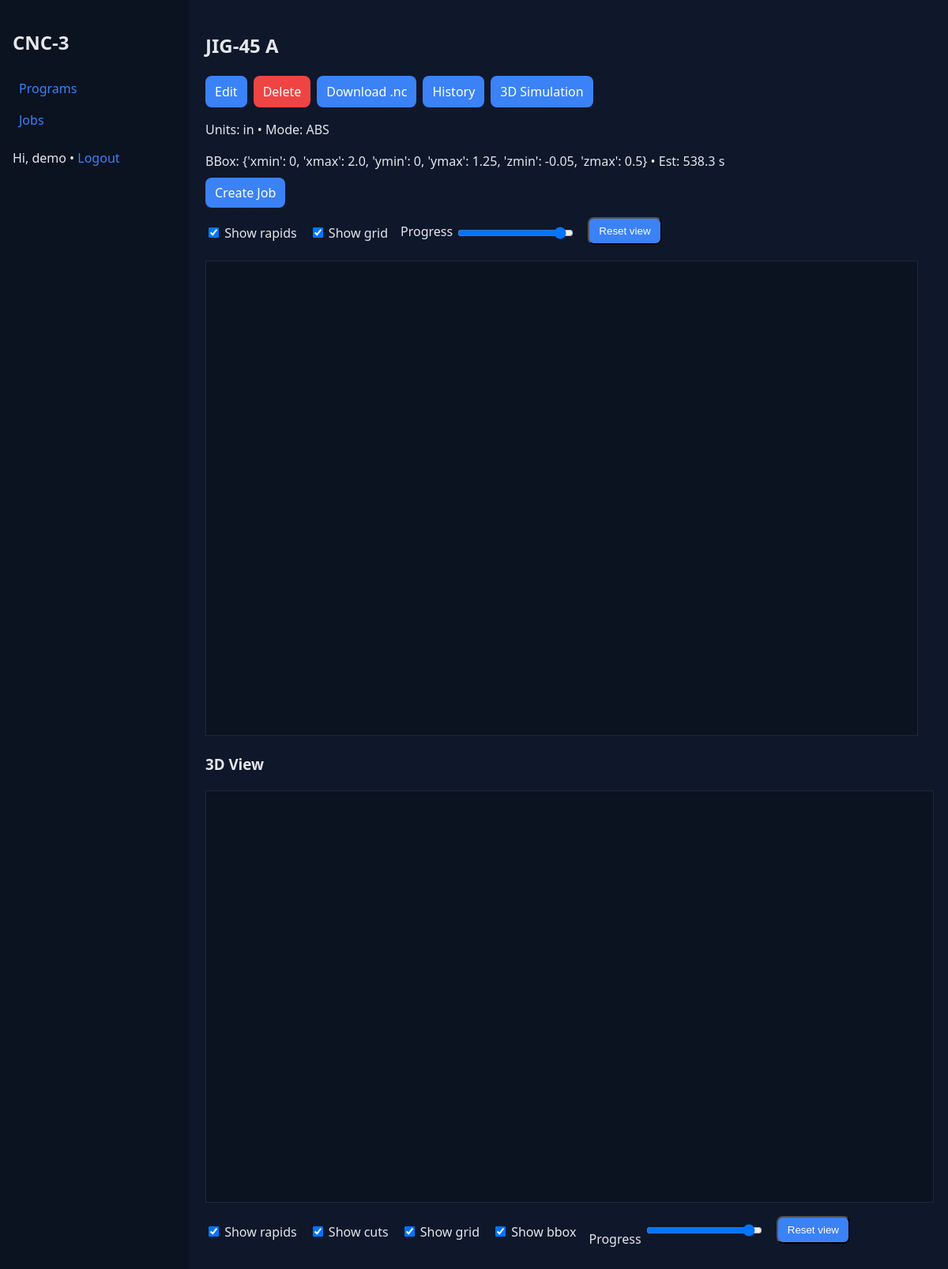
Before: /programs/2/ (signed in) with the older database file.
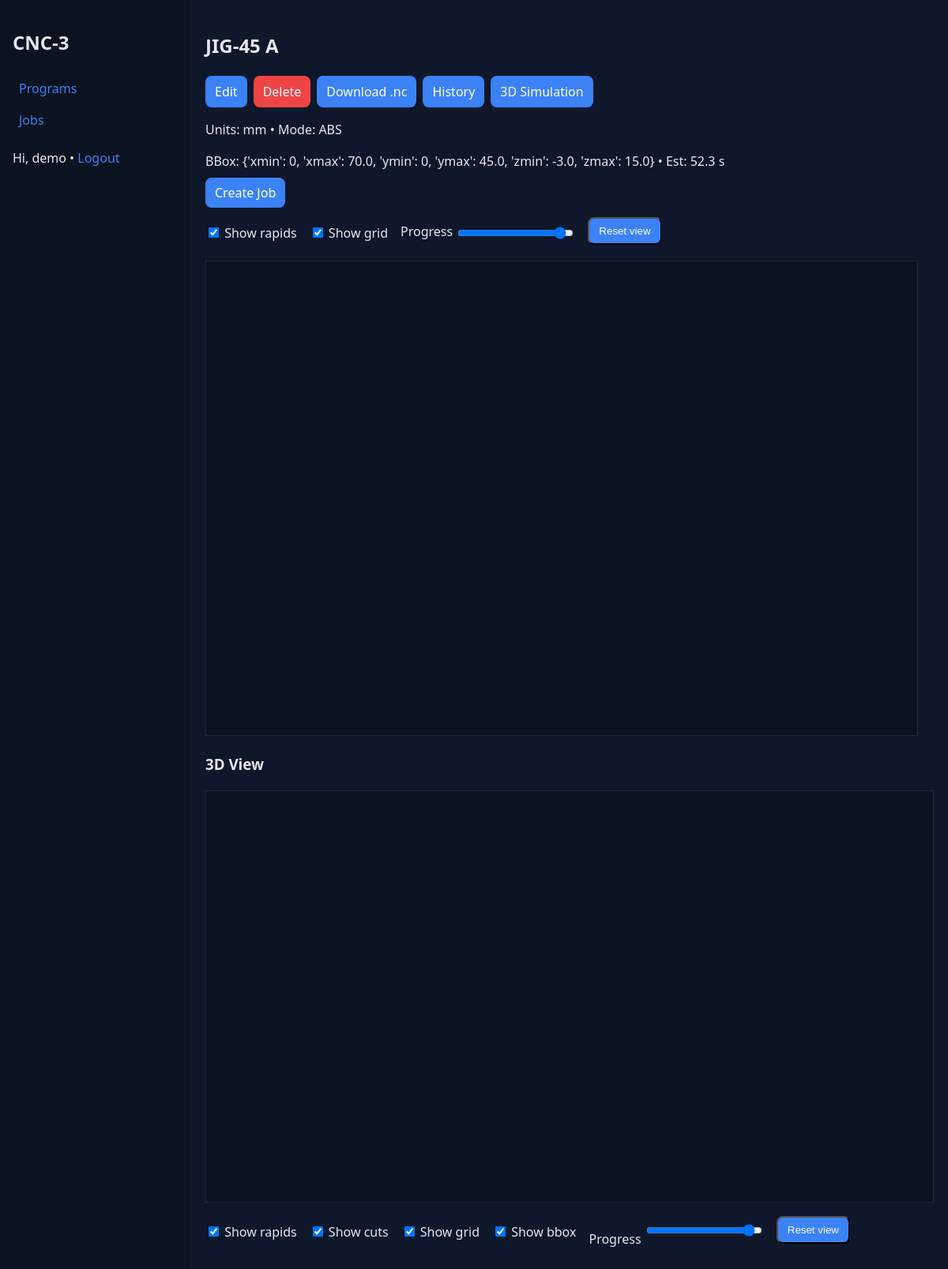
After: the same page with the newer database file.
### main_app/models.py (models this page shows, shortened)
class Program(models.Model):
    owner      = models.ForeignKey(User, on_delete=models.CASCADE, related_name="programs")
    part_no    = models.CharField(max_length=80)
    revision   = models.CharField(max_length=10, blank=True)
    file_name  = models.CharField(max_length=255, blank=True, default="")
    file_mime  = models.CharField(max_length=100, blank=True, default="")
    file_blob  = models.BinaryField(null=True, blank=True)                       # DB storage
    file       = models.FileField(upload_to="programs/", null=True, blank=True)  # optional FS fallback
    units      = models.CharField(max_length=2, default="mm")   # "mm" or "in"
    abs_mode   = models.BooleanField(default=True)              # G90 (True) / G91 (False)
    bbox_json  = models.JSONField(default=dict)                 # {xmin,xmax,ymin,ymax,zmin,zmax}
    meta_json  = models.JSONField(default=dict)                 # tools/feeds/counts/lints (later)
    est_time_s = models.FloatField(default=0)
    created_at = models.DateTimeField(auto_now_add=True)
    class Meta:
        ordering = ["-created_at"]

### main_app/views.py (the view)
# urls.py: path("programs/<int:pk>/", views.ProgramDetail.as_view(), name="program_detail"),
class ProgramDetail(LoginRequiredMixin, OwnerReq, DetailView):
    model = Program

### main_app/views.py (called while the page is built)
    def test_func(self):
        return self.get_object().owner_id == self.request.user.id

### main_app/templates/main_app/program_detail.html (shortened to what this page needs)
{% extends "base.html" %}{% block content %}
<h2>{{ object.part_no }} {{ object.revision }}</h2>
{% if request.user.id == object.owner_id %}
<div style="margin:.5rem 0;display:flex;gap:.5rem;flex-wrap:wrap">
  <a class="btn" href="{% url 'program_edit' object.pk %}">Edit</a>
  <a class="btn" href="{% url 'program_delete' object.pk %}" style="background:#ef4444">Delete</a>
  <a class="btn" href="{% url 'program_download' object.pk %}">Download .nc</a>
  <a class="btn" href="{% url 'program_history' object.pk %}">History</a>
  <a class="btn" href="{% url 'program_preview' object.pk %}">3D Simulation</a>
</div>
{% endif %}
<p>Units: {{ object.units }} • Mode: {{ object.abs_mode|yesno:"ABS,INC" }}</p>
<p>BBox: {{ object.bbox_json }} • Est: {{ object.est_time_s|floatformat:1 }} s</p>
<a class="btn" href="{% url 'job_new_for_program' object.pk %}">Create Job</a>
<div style="margin:.75rem 0; display:flex; gap:1rem; align-items:center; flex-wrap:wrap">
  <label><input id="tog-rapids" type="checkbox" checked> Show rapids</label>
  <label><input id="tog-grid" type="checkbox" checked> Show grid</label>
  <label>Progress <input id="scrub" type="range" min="0" max="100" value="100" style="vertical-align:middle"></label>
  <button id="reset" class="btn" type="button">Reset view</button>
</div>
<canvas id="plot" width="900" height="600"
  style="background:#0b1220;border:1px solid #1f2937"
  aria-label="Toolpath preview"></canvas>
<h3 style="margin-top:1rem">3D View</h3>
<div id="view3d" style="width:100%;height:520px;background:#0b1220;border:1px solid #1f2937"></div>
<div style="margin:.5rem 0;display:flex;gap:1rem;align-items:center;flex-wrap:wrap">
  <label><input id="show-rapids" type="checkbox" checked> Show rapids</label>
  <label><input id="show-cuts"   type="checkbox" checked> Show cuts</label>
  <label><input id="show-grid"   type="checkbox" checked> Show grid</label>
  <label><input id="show-box"    type="checkbox" checked> Show bbox</label>
  <label>Progress <input id="scrub3d" type="range" min="0" max="100" value="100"></label>
  <button id="reset3d" class="btn" type="button">Reset view</button>
</div>
{% endblock %}

Changed rows visible on the page:
changed Program "JIG-45": units "in" → "mm"; bbox_json "{'xmin': 0, 'xmax': 2.0, 'ymin': 0, 'ymax': 1.25, 'zmin': -0.05, 'zmax': 0.5}" → "{'xmin': 0, 'xmax': 70.0, 'ymin': 0, 'ymax': 45.0, 'zmin': -3.0, 'zmax': 15.0}"; est_time_s "538.3" → "52.3"
